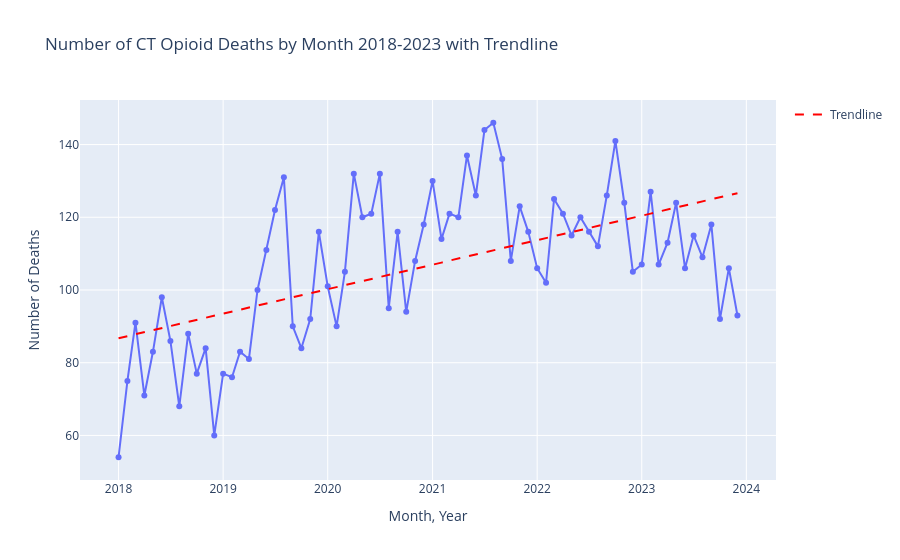

The cell this chart's notebook holds for it:
### Code cell
#Plot findings 
import pandas as pd
import numpy as np
import plotly.express as px

# Get Month-level Date data and order chronologically
df_grouped_timeseries["Date"] = pd.to_datetime(df_grouped_timeseries["Month, Year"])
df_grouped_timeseries = df_grouped_timeseries.sort_values("Date")

# Create a trendline using NumPy's polynomial fit
x = np.arange(len(df_grouped_timeseries))
y = df_grouped_timeseries["Number of Incidents"]
trend = np.polyfit(x, y, 1)
trend_fn = np.poly1d(trend)

# Add trendline data to the dataframe
df_grouped_timeseries["Trendline"] = trend_fn(x)

# Create an interactive line chart with hover Legends: # Deaths by Month
fig = px.line(
    df_grouped_timeseries, 
    x="Date", 
    y="Number of Incidents", 
    markers=True, 
    title="Number of CT Opioid Deaths by Month 2018-2023 with Trendline",
    labels={"Date": "Month, Year", "Number of Incidents": "Number of Deaths"},
    hover_data={"Date": True, "Number of Incidents": True}, 
)

# Adding a overlay Trendline of Opioid Deaths over the last 5 years
fig.add_scatter(
    x=df_grouped_timeseries["Date"], 
    y=df_grouped_timeseries["Trendline"], 
    mode="lines", 
    line=dict(dash="dash", color="red"), 
    name="Trendline"
)

fig.show()
